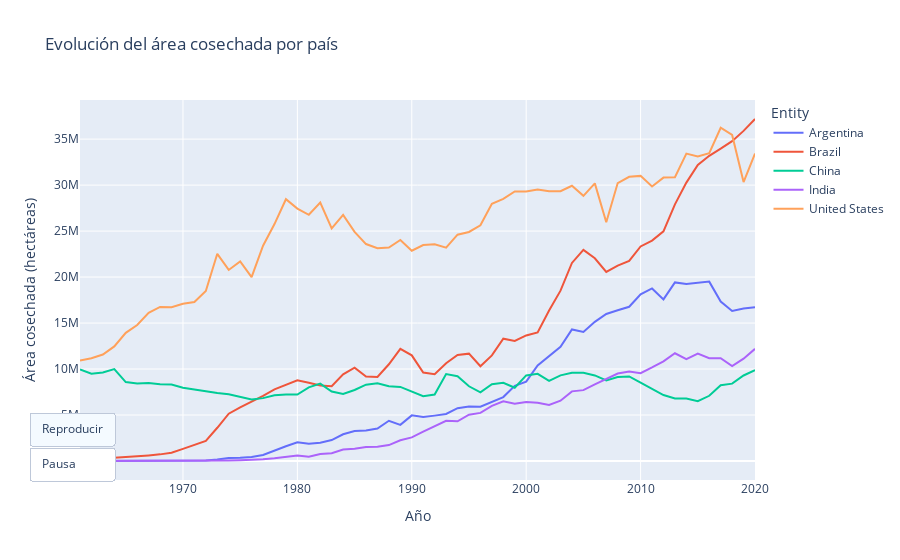

The cell this chart's notebook holds for it:
### Code cell
# Filtrar el DataFrame para incluir solo los países de la lista 'paises'
df_filtered = soy[soy['Entity'].isin(paises)]

# Agrupar los datos por país y año, y calcular la suma del área cosechada en hectáreas
grouped = df_filtered.groupby(['Entity', 'Year'])['Area harvested'].sum().reset_index()

# Ordenar los países por el área cosechada total en orden descendente
top_countries = grouped.groupby('Entity')['Area harvested'].sum().nlargest(5).index

# Filtrar los datos para incluir solo los cinco países con mayor área cosechada
df_top_countries = grouped[grouped['Entity'].isin(top_countries)]

# Crear el gráfico interactivo utilizando Plotly Express
fig = px.line(df_top_countries, x='Year', y='Area harvested', color='Entity',
              labels={'Year': 'Año', 'Area harvested': 'Área cosechada (hectáreas)'},
              title='Evolución del área cosechada por país')

# Configurar la animación para que se mueva automáticamente por años
fig.update_layout(
    xaxis=dict(range=[df_top_countries['Year'].min(), df_top_countries['Year'].max()], autorange=False),
    updatemenus=[
        dict(
            type='buttons',
            buttons=[
                dict(label='Reproducir',
                     method='animate',
                     args=[None, {'frame': {'duration': 1000, 'redraw': True}, 'fromcurrent': True, 'transition': {'duration': 500}}]),
                dict(label='Pausa',
                     method='animate',
                     args=[[None], {'frame': {'duration': 0, 'redraw': False}, 'mode': 'immediate', 'transition': {'duration': 0}}])
            ],
            active=0,
            showactive=True,
            x=0.05,
            y=0,
            xanchor='right',
            yanchor='bottom'
        )
    ]
)

# Configurar los fotogramas de la animación
frames = []
for year in df_top_countries['Year'].unique():
    frame_data = df_top_countries[df_top_countries['Year'] == year]
    frame = dict(
        data=[dict(type='scatter', x=frame_data['Year'], y=frame_data['Area harvested'], mode='lines', name=country)
              for country in top_countries],
        name=str(year)
    )
    frames.append(frame)

fig.update(frames=frames)

# Mostrar el gráfico interactivo
fig.show()

### Figure 1 — Plotly figure (JSON) as saved in the notebook; plotly's stock layout.template omitted (floating-point values rounded to 4 significant figures)
{"data": [{"hovertemplate": "Entity=Argentina<br>Año=%{x}<br>Área cosechada (hectáreas)=%{y}<extra></extra>", "legendgroup": "Argentina", "line": {"color": "#636efa", "dash": "solid"}, "marker": {"symbol": "circle"}, "mode": "lines", "name": "Argentina", "orientation": "v", "showlegend": true, "type": "scatter", "x": ["1961-01-01", "1962-01-01", "1963-01-01", "1964-01-01", "1965-01-01", "1966-01-01", "1967-01-01", "1968-01-01", "1969-01-01", "1970-01-01", "1971-01-01", "1972-01-01", "1973-01-01", "1974-01-01", "1975-01-01", "1976-01-01", "1977-01-01", "1978-01-01", "1979-01-01", "1980-01-01", "1981-01-01", "1982-01-01", "1983-01-01", "1984-01-01", "1985-01-01", "1986-01-01", "1987-01-01", "1988-01-01", "1989-01-01", "1990-01-01", "1991-01-01", "1992-01-01", "1993-01-01", "1994-01-01", "1995-01-01", "1996-01-01", "1997-01-01", "1998-01-01", "1999-01-01", "2000-01-01", "2001-01-01", "2002-01-01", "2003-01-01", "2004-01-01", "2005-01-01", "2006-01-01", "2007-01-01", "2008-01-01", "2009-01-01", "2010-01-01", "2011-01-01", "2012-01-01", "2013-01-01", "2014-01-01", "2015-01-01", "2016-01-01", "2017-01-01", "2018-01-01", "2019-01-01", "2020-01-01"], "xaxis": "x", "y": [980, 9649, 19302, 12220, 16422, 15689, 17290, 20200, 28200, 25970, 36330, 68000, 157030, 334440, 355940, 433500, 660000, 1150000, 1600000, 2030000, 1880000, 1985600, 2280700, 2910000, 3269000, 3316000, 3532650, 4373200, 3931250, 4961600, 4774500, 4935710, 5116235, 5748910, 5934160, 5913415, 6393780, 6954120, 8180000, 8637503, 10400193, 11405247, 12419995, 14304539, 14032198, 15130038, 15981264, 16387438, 16771003, 18130800, 18764850, 17577320, 19418824, 19252552, 19352116, 19504648, 17335102, 16318060, 16575887, 16721424], "yaxis": "y"}, {"hovertemplate": "Entity=Brazil<br>Año=%{x}<br>Área cosechada (hectáreas)=%{y}<extra></extra>", "legendgroup": "Brazil", "line": {"color": "#EF553B", "dash": "solid"}, "marker": {"symbol": "circle"}, "mode": "lines", "name": "Brazil", "orientation": "v", "showlegend": true, "type": "scatter", "x": ["1961-01-01", "1962-01-01", "1963-01-01", "1964-01-01", "1965-01-01", "1966-01-01", "1967-01-01", "1968-01-01", "1969-01-01", "1970-01-01", "1971-01-01", "1972-01-01", "1973-01-01", "1974-01-01", "1975-01-01", "1976-01-01", "1977-01-01", "1978-01-01", "1979-01-01", "1980-01-01", "1981-01-01", "1982-01-01", "1983-01-01", "1984-01-01", "1985-01-01", "1986-01-01", "1987-01-01", "1988-01-01", "1989-01-01", "1990-01-01", "1991-01-01", "1992-01-01", "1993-01-01", "1994-01-01", "1995-01-01", "1996-01-01", "1997-01-01", "1998-01-01", "1999-01-01", "2000-01-01", "2001-01-01", "2002-01-01", "2003-01-01", "2004-01-01", "2005-01-01", "2006-01-01", "2007-01-01", "2008-01-01", "2009-01-01", "2010-01-01", "2011-01-01", "2012-01-01", "2013-01-01", "2014-01-01", "2015-01-01", "2016-01-01", "2017-01-01", "2018-01-01", "2019-01-01", "2020-01-01"], "xaxis": "x", "y": [240919, 313640, 339796, 359622, 431834, 490687, 612115, 721913, 906073, 1318809, 1716420, 2191455, 3615058, 5143367, 5824492, 6416368, 7070263, 7782187, 8256096, 8774023, 8501169, 8203277, 8137112, 9421202, 10153405, 9181587, 9129795, 10518370, 12200560, 11487300, 9616650, 9441390, 10635330, 11525410, 11675005, 10299470, 11486478, 13303656, 13061410, 13656771, 13985099, 16359441, 18524768, 21538990, 22948874, 22047348, 20565280, 21246302, 21750468, 23327296, 23968664, 24975258, 27906676, 30273764, 32181244, 33183120, 33959880, 34777936, 35895208, 37188168], "yaxis": "y"}, {"hovertemplate": "Entity=China<br>Año=%{x}<br>Área cosechada (hectáreas)=%{y}<extra></extra>", "legendgroup": "China", "line": {"color": "#00cc96", "dash": "solid"}, "marker": {"symbol": "circle"}, "mode": "lines", "name": "China", "orientation": "v", "showlegend": true, "type": "scatter", "x": ["1961-01-01", "1962-01-01", "1963-01-01", "1964-01-01", "1965-01-01", "1966-01-01", "1967-01-01", "1968-01-01", "1969-01-01", "1970-01-01", "1971-01-01", "1972-01-01", "1973-01-01", "1974-01-01", "1975-01-01", "1976-01-01", "1977-01-01", "1978-01-01", "1979-01-01", "1980-01-01", "1981-01-01", "1982-01-01", "1983-01-01", "1984-01-01", "1985-01-01", "1986-01-01", "1987-01-01", "1988-01-01", "1989-01-01", "1990-01-01", "1991-01-01", "1992-01-01", "1993-01-01", "1994-01-01", "1995-01-01", "1996-01-01", "1997-01-01", "1998-01-01", "1999-01-01", "2000-01-01", "2001-01-01", "2002-01-01", "2003-01-01", "2004-01-01", "2005-01-01", "2006-01-01", "2007-01-01", "2008-01-01", "2009-01-01", "2010-01-01", "2011-01-01", "2012-01-01", "2013-01-01", "2014-01-01", "2015-01-01", "2016-01-01", "2017-01-01", "2018-01-01", "2019-01-01", "2020-01-01"], "xaxis": "x", "y": [9947000, 9494500, 9623700, 9998650, 8584000, 8417000, 8494000, 8354000, 8320000, 7977000, 7784000, 7576000, 7400000, 7254000, 6992000, 6684000, 6838000, 7144000, 7239000, 7219000, 8015000, 8410000, 7559600, 7286000, 7718000, 8296000, 8444933, 8120000, 8057300, 7559600, 7041000, 7220900, 9454100, 9221800, 8126700, 7470550, 8346180, 8500170, 7962010, 9306580, 9481700, 8719550, 9312910, 9588750, 9590750, 9304420, 8753840, 9127110, 9189790, 8515750, 7888540, 7171060, 6790500, 6799900, 6506100, 7092736, 8244810, 8412770, 9300000, 9882500], "yaxis": "y"}, {"hovertemplate": "Entity=India<br>Año=%{x}<br>Área cosechada (hectáreas)=%{y}<extra></extra>", "legendgroup": "India", "line": {"color": "#ab63fa", "dash": "solid"}, "marker": {"symbol": "circle"}, "mode": "lines", "name": "India", "orientation": "v", "showlegend": true, "type": "scatter", "x": ["1961-01-01", "1962-01-01", "1963-01-01", "1964-01-01", "1965-01-01", "1966-01-01", "1967-01-01", "1968-01-01", "1969-01-01", "1970-01-01", "1971-01-01", "1972-01-01", "1973-01-01", "1974-01-01", "1975-01-01", "1976-01-01", "1977-01-01", "1978-01-01", "1979-01-01", "1980-01-01", "1981-01-01", "1982-01-01", "1983-01-01", "1984-01-01", "1985-01-01", "1986-01-01", "1987-01-01", "1988-01-01", "1989-01-01", "1990-01-01", "1991-01-01", "1992-01-01", "1993-01-01", "1994-01-01", "1995-01-01", "1996-01-01", "1997-01-01", "1998-01-01", "1999-01-01", "2000-01-01", "2001-01-01", "2002-01-01", "2003-01-01", "2004-01-01", "2005-01-01", "2006-01-01", "2007-01-01", "2008-01-01", "2009-01-01", "2010-01-01", "2011-01-01", "2012-01-01", "2013-01-01", "2014-01-01", "2015-01-01", "2016-01-01", "2017-01-01", "2018-01-01", "2019-01-01", "2020-01-01"], "xaxis": "x", "y": [11000, 11000, 18000, 18000, 23000, 23000, 27000, 27000, 32000, 32000, 32000, 34000, 48000, 67000, 93000, 125000, 195000, 306000, 496000, 608000, 475000, 770000, 836000, 1242700, 1339700, 1526800, 1542600, 1734100, 2253000, 2564200, 3184800, 3789000, 4370500, 4318000, 5035000, 5233000, 5990200, 6493000, 6222500, 6416600, 6343100, 6105500, 6554700, 7571200, 7707500, 8334000, 8880000, 9510800, 9734700, 9554190, 10180000, 10840000, 11716430, 11086000, 11670000, 11180000, 11183400, 10328830, 11131260, 12192710], "yaxis": "y"}, {"hovertemplate": "Entity=United States<br>Año=%{x}<br>Área cosechada (hectáreas)=%{y}<extra></extra>", "legendgroup": "United States", "line": {"color": "#FFA15A", "dash": "solid"}, "marker": {"symbol": "circle"}, "mode": "lines", "name": "United States", "orientation": "v", "showlegend": true, "type": "scatter", "x": ["1961-01-01", "1962-01-01", "1963-01-01", "1964-01-01", "1965-01-01", "1966-01-01", "1967-01-01", "1968-01-01", "1969-01-01", "1970-01-01", "1971-01-01", "1972-01-01", "1973-01-01", "1974-01-01", "1975-01-01", "1976-01-01", "1977-01-01", "1978-01-01", "1979-01-01", "1980-01-01", "1981-01-01", "1982-01-01", "1983-01-01", "1984-01-01", "1985-01-01", "1986-01-01", "1987-01-01", "1988-01-01", "1989-01-01", "1990-01-01", "1991-01-01", "1992-01-01", "1993-01-01", "1994-01-01", "1995-01-01", "1996-01-01", "1997-01-01", "1998-01-01", "1999-01-01", "2000-01-01", "2001-01-01", "2002-01-01", "2003-01-01", "2004-01-01", "2005-01-01", "2006-01-01", "2007-01-01", "2008-01-01", "2009-01-01", "2010-01-01", "2011-01-01", "2012-01-01", "2013-01-01", "2014-01-01", "2015-01-01", "2016-01-01", "2017-01-01", "2018-01-01", "2019-01-01", "2020-01-01"], "xaxis": "x", "y": [10928000, 11172000, 11580000, 12461000, 13941000, 14789000, 16108287, 16750110, 16728257, 17097328, 17281856, 18486992, 22527328, 20776672, 21697728, 19991600, 23402640, 25763776, 28466400, 27442608, 26774800, 28101808, 25302608, 26755008, 24922000, 23590000, 23136000, 23218000, 24033008, 22869008, 23476470, 23566310, 23191570, 24608790, 24906240, 25636710, 27968130, 28506770, 29318170, 29302790, 29532250, 29338810, 29330310, 29930060, 28834570, 30190680, 25959240, 30222650, 30906980, 31003300, 29856410, 30814720, 30858830, 33423750, 33123470, 33470290, 36236752, 35448420, 30327060, 33428610], "yaxis": "y"}], "layout": {"legend": {"title": {"text": "Entity"}, "tracegroupgap": 0}, "title": {"text": "Evolución del área cosechada por país"}, "updatemenus": [{"active": 0, "buttons": [{"args": [null, {"frame": {"duration": 1000, "redraw": true}, "fromcurrent": true, "transition": {"duration": 500}}], "label": "Reproducir", "method": "animate"}, {"args": [[null], {"frame": {"duration": 0, "redraw": false}, "mode": "immediate", "transition": {"duration": 0}}], "label": "Pausa", "method": "animate"}], "showactive": true, "type": "buttons", "x": 0.05, "xanchor": "right", "y": 0, "yanchor": "bottom"}], "xaxis": {"anchor": "y", "autorange": false, "domain": [0, 1], "range": ["1961-01-01", "2020-01-01"], "title": {"text": "Año"}}, "yaxis": {"anchor": "x", "domain": [0, 1], "title": {"text": "Área cosechada (hectáreas)"}}}}
